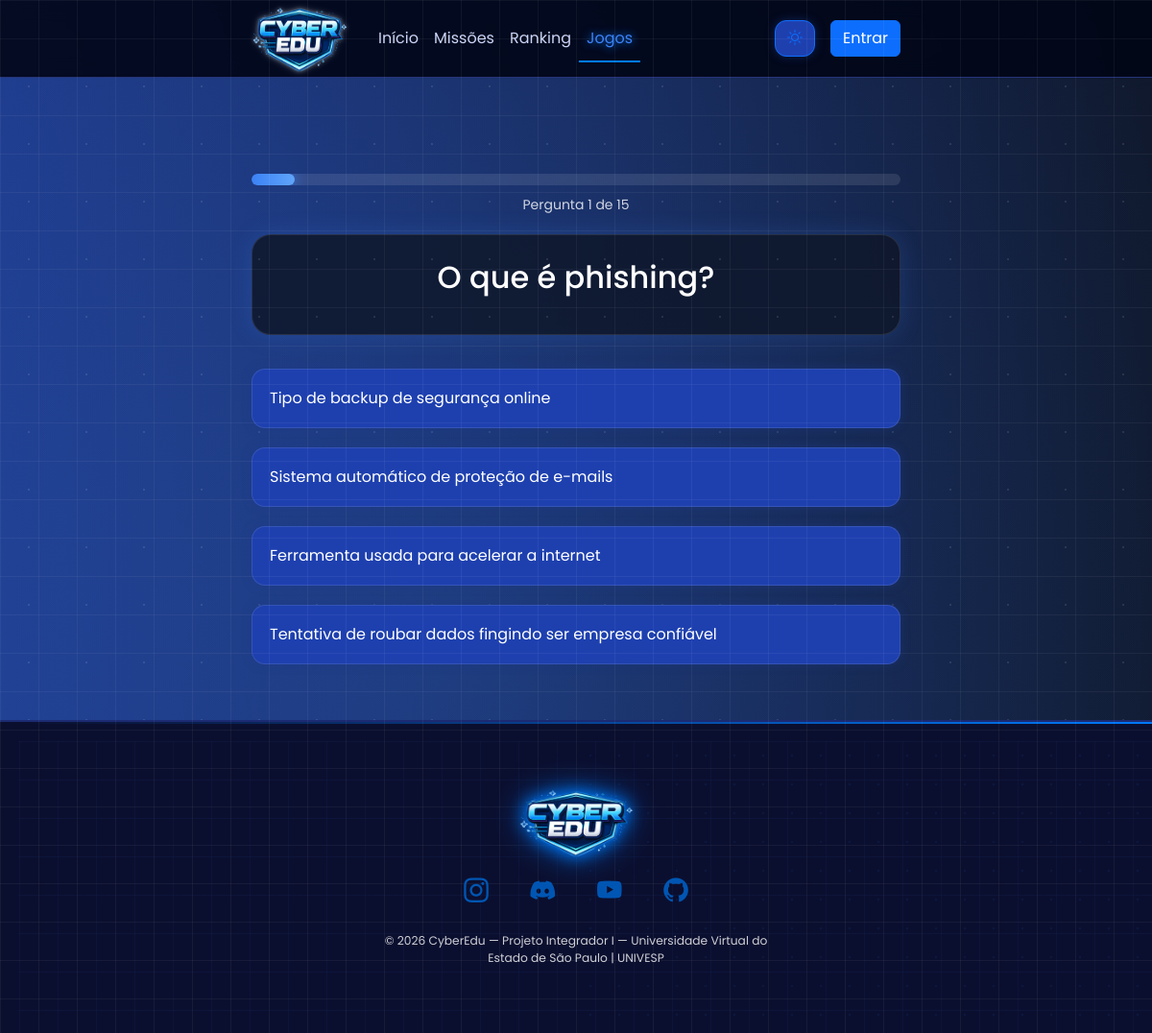
Screenshot of /quiz.php with the database file from the repository.
### tables this page shows
CREATE TABLE `perguntas` (
  `id_pergunta` int NOT NULL AUTO_INCREMENT,
  `texto_pergunta` text,
  `id_categoria` int DEFAULT NULL,
  `id_fase` int DEFAULT NULL,
  `nivel_dificuldade` int DEFAULT NULL,
  `xp` int DEFAULT '10',
  PRIMARY KEY (`id_pergunta`),
  KEY `id_categoria` (`id_categoria`),
  KEY `id_fase` (`id_fase`),
  CONSTRAINT `perguntas_ibfk_1` FOREIGN KEY (`id_categoria`) REFERENCES `categorias` (`id_categoria`),
  CONSTRAINT `perguntas_ibfk_2` FOREIGN KEY (`id_fase`) REFERENCES `fases` (`id_fase`)
);

CREATE TABLE `alternativas` (
  `id_alternativa` int NOT NULL AUTO_INCREMENT,
  `id_pergunta` int DEFAULT NULL,
  `texto_alternativa` text,
  `correta` tinyint(1) DEFAULT '0',
  PRIMARY KEY (`id_alternativa`),
  KEY `id_pergunta` (`id_pergunta`),
  CONSTRAINT `alternativas_ibfk_1` FOREIGN KEY (`id_pergunta`) REFERENCES `perguntas` (`id_pergunta`)
);

### quiz.php (the view, shortened to what this page needs)
<?php
include("testeconexao.php");
$sql_total = "SELECT COUNT(*) as total FROM perguntas";
$res_total = $conn->query($sql_total);
$total = $res_total->fetch_assoc()['total'];
$id_pergunta = $_SESSION['pergunta_atual'];
$sql = "SELECT * FROM perguntas WHERE id_pergunta = $id_pergunta";
$result = $conn->query($sql);
$pergunta = $result->fetch_assoc();
$sql2 = "SELECT * FROM alternativas WHERE id_pergunta = $id_pergunta ORDER BY RAND()";
$result2 = $conn->query($sql2);
?>
<!DOCTYPE html>
<html lang="pt-br">
<head>
    <link href="https://cdn.jsdelivr.net/npm/bootstrap@5.3.3/dist/css/bootstrap.min.css" rel="stylesheet">
    <link href="ranking.css" rel="stylesheet">
    <link href="https://cdn.jsdelivr.net/npm/bootstrap-icons@1.11.3/font/bootstrap-icons.css" rel="stylesheet">
</head>
<body id="mainBody" class="dark-mode">
    <nav class="navbar navbar-expand-lg navbar-light bg-white">
        <div class="container">
      <a class="navbar-brand d-flex align-items-center" href="#">
    <img src="/img/pages/img/logoof.png" alt="Logo" width="100" height="70" class="me-2 logo-energia">
</a>
            <div class="collapse navbar-collapse" id="menu">
                <ul class="navbar-nav me-auto">
                    <li class="nav-item">
                        <a class="nav-link" href="Inicio.php">Início</a>
                    </li>
                    <li class="nav-item">
                        <a class="nav-link" href="missoes_semlogin.html">Missões</a>
                    </li>
                    <li class="nav-item">
                        <a class="nav-link" href="rankingpage.php">Ranking</a>
                    </li>
                     <li class="nav-item">
                        <a class="nav-link active" href="index.php">Jogos</a>
                    </li>
                </ul>
<button onclick="toggleDark(event)" id="themeBtn" class="btn btn-outline-primary me-3">
    <i class="bi bi-sun"></i>
</button>
<?php if(isset($_SESSION['nome'])): ?>
    <a href="profile.php" class="d-flex align-items-center btn btn-outline-primary me-2 perfil-btn">
      <img src="perfilft.png" class="avatar-navbar me-2">
         <?php echo $_SESSION['nome']; ?>
    </a>
    <button class="btn btn-danger" onclick="window.location.href='logout.php'">
        <b> Sair</b>
    </button>
<?php else: ?>
    <a href="login.php" class="btn btn-primary">
        Entrar
    </a>
<?php endif; ?>
</nav>
    <div class="container">
<?php
$progresso = ($_SESSION['pergunta_atual'] / $total) * 100;
?>
<div class="progress-container">
    <div class="progress-bar" style="width: <?php echo $progresso; ?>%"></div>
</div>
<p class="progresso-text">
    Pergunta <?php echo $_SESSION['pergunta_atual']; ?> de <?php echo $total; ?>
</p>
<div class="pergunta-box">
    <h2><?php echo $pergunta['texto_pergunta']; ?></h2>
</div>
<?php while($alt = $result2->fetch_assoc()) { ?>
    <form method="POST">
        <button
            type="submit"
            name="resposta"
            value="<?php echo $alt['id_alternativa']; ?>"
            class="alt-btn">
            <?php echo $alt['texto_alternativa']; ?>
        </button>
    </form>
<?php } ?>
</div>
<footer class="footer-insane position-relative overflow-hidden mt-5">
  <div class="grid-bg"></div>
  <div class="neon-line"></div>
  <div class="container text-center position-relative z-2 py-5">
    <div class="footer-logo mb-3">
      <img src="/img/pages/img/logoof.png" alt="CyberEdu Logo" class="logo-img" width="120">
    </div>
    <div class="social-icons mb-4">
      <a href="#" class="mx-2"><i class="bi bi-instagram"></i></a>
      <a href="#" class="mx-2"><i class="bi bi-discord"></i></a>
      <a href="#" class="mx-2"><i class="bi bi-youtube"></i></a>
      <a href="#" class="mx-2"><i class="bi bi-github"></i></a>
    </div>
    <p class="copy small mb-0">© 2026 CyberEdu — Projeto Integrador I — Universidade Virtual do <br> Estado de São Paulo | UNIVESP</p>
  </div>
</footer>
</html>

### ranking.css (style rules this page uses)
:root { --primary: #007bff; --primary-dark: #0056b3; --bg: #f0f4ff; --card: #122477; --text: #01296e; --subtext: #131c5e; --border: #ddd; }
.footer-insane { background-color: #0b0f2f !important; color: #ffffff !important; border-top: 2px solid #1c2a72 !important; }
.footer-insane .copy { color: #ffffff !important; opacity: 0.8; }
body { font-family:'Poppins', sans-serif; background:var(--bg); color:var(--text); transition: background 0.3s, color 0.3s; }
.card-custom, .navbar, .btn { transition: all 0.3s ease; }
.dark-mode { --bg:#0b0f2f; --text:#ffffff; --card:#ffffff; --border:#1c2a72; --subtext:#cbd5ff; }
.navbar { background: rgba(255,255,255,0.8) !important; backdrop-filter: blur(12px); }
.dark-mode .navbar { background: rgba(11,15,47,0.8) !important; border-bottom: 1px solid #1c2a72; }
.navbar .nav-link { position:relative; color:var(--text); }
.navbar .nav-link::after { content:""; position:absolute; left:50%; bottom:-5px; width:0%; height:2px; background:var(--primary); transition:0.3s; transform:translateX(-50%); }
#themeBtn { position:relative; overflow:hidden; border-radius:12px; transition: all 0.3s ease; }
#themeBtn i { transition: all 0.4s ease; }
.footer-insane { background-color: var(--bg); color: var(--text); border-top: 2px solid var(--border); position: relative; overflow: hidden; }
.grid-bg { position: absolute; width: 100%; height: 100%; background-image: linear-gradient(rgba(46,124,255,0.05) 1px, transparent 1px), linear-gradient(90deg, rgba(46,124,255,0.05) 1px, transparent 1px); background-size: 40px 40px; animation: gridMove 15s linear infinite; }
.neon-line { position: absolute; top: 0; width: 200%; height: 2px; background: linear-gradient(90deg, transparent, var(--primary), transparent); animation: neonMove 4s linear infinite; }
.social-icons i { font-size: 1.6rem; margin: 0 12px; color: var(--primary-dark); transition: 0.3s; cursor: pointer; }
.copy { color: var(--subtext); }
.footer-logo { margin-bottom: 0.5rem; display: flex; justify-content: center; align-items: center; }
.footer-logo .logo-img { width: 120px; height: auto; filter: drop-shadow(0 0 8px var(--primary)) drop-shadow(0 0 15px var(--primary-dark)); transition: 0.3s; }
:root { --btn-text: #ffffff; }
.dark-mode { --btn-text: #ffffff; }
.logo-energia { transition: transform 0.3s ease, filter 0.3s ease; filter: drop-shadow(0 0 2px rgba(255, 255, 255, 0.4)) drop-shadow(0 0 4px rgba(255, 255, 255, 0.2)); }
:root { --bg: #ffffff; --text-color: #111; --card: rgba(31, 80, 193, 0.15); --bar: #d0d0d0; }
body { background: var(--bg); transition: 0.3s ease; }
.nav-link { color: white; position: relative; transition: 0.3s; }
.nav-link.active { color: var(--primary) !important; }
.nav-link::after { content: ""; position: absolute; width: 0%; height: 2px; bottom: -5px; left: 0; background: var(--primary); transition: 0.3s; }
.nav-link:hover::after, .nav-link.active::after { width: 100%; }
.nav-link.active { color: var(--primary); text-shadow: 0 0 10px var(--primary); }

### rows the page displays
perguntas: texto_pergunta "O que é phishing?"
alternativas: $alt['id_alternativa'] 1611 (drawn), texto_alternativa "Tipo de backup de segurança online"
alternativas: $alt['id_alternativa'] 1610 (drawn), texto_alternativa "Sistema automático de proteção de e-mails"
alternativas: $alt['id_alternativa'] 1612 (drawn), texto_alternativa "Ferramenta usada para acelerar a internet"
alternativas: $alt['id_alternativa'] 1609 (drawn), texto_alternativa "Tentativa de roubar dados fingindo ser empresa confiável"

### other values shown
$_SESSION['pergunta_atual'] "1"
$total "15"
